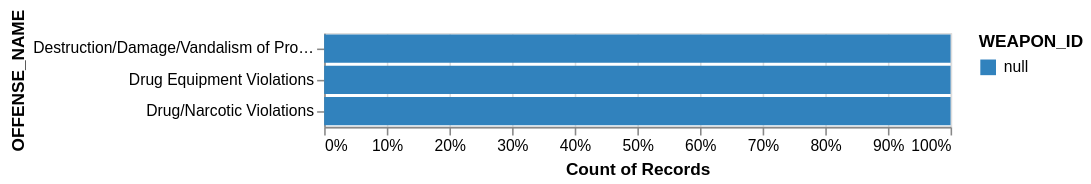

This figure's notebook cell:
### Code cell
alt.Chart(ScottCOViz2).mark_bar().encode(
    x=alt.X('count(OFFENSE_ID)', stack="normalize",axis=alt.Axis(format='%')),
    y='OFFENSE_NAME:N',
    color=alt.Color('WEAPON_ID:N',scale=alt.Scale(scheme='category20c'))
)

### Figure 1 — Vega-Lite specification as saved in the notebook (floating-point values rounded to 4 significant figures; data arrays with more than 128 entries replaced by an {"elided": "..."} marker saying what was removed)
{"config": {"view": {"continuousWidth": 400, "continuousHeight": 300}}, "data": {"name": "data-548eb0d4df77e54da9e4b87235c0c30a"}, "mark": "bar", "encoding": {"color": {"type": "nominal", "field": "WEAPON_ID", "scale": {"scheme": "category20c"}}, "x": {"type": "quantitative", "aggregate": "count", "axis": {"format": "%"}, "field": "OFFENSE_ID", "stack": "normalize"}, "y": {"type": "nominal", "field": "OFFENSE_NAME"}}, "$schema": "https://vega.github.io/schema/vega-lite/v4.8.1.json", "datasets": {"data-548eb0d4df77e54da9e4b87235c0c30a": {"elided": "236 records"}}}
